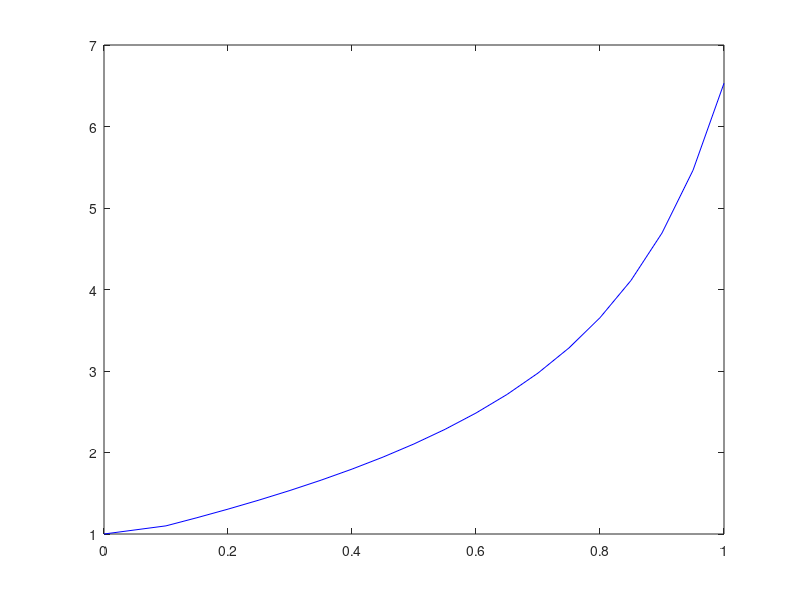

Source code (MATLAB):
clc;
clear;
h = 0.05;
a = 2;
b = 3;
N = (b-a)/h;
w = zeros(1,N);
t = zeros(1,N);
t(1) = 0;
w(1) = 1;

for i = 2:N
        w(i) = w(i-1) + h*(1+((t(i-1)-w(i-1))^2));
        t(i) = 0 + i*h;
end

 

plot([0,t],[1,w],'b-')
